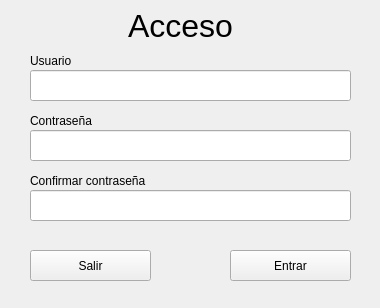
<?xml version="1.0" encoding="UTF-8"?>
<ui version="4.0">
 <class>frmLogin0</class>
 <widget class="QDialog" name="frmLogin0">
  <property name="geometry">
   <rect>
    <x>0</x>
    <y>0</y>
    <width>380</width>
    <height>308</height>
   </rect>
  </property>
  <property name="windowTitle">
   <string>Dialog</string>
  </property>
  <widget class="QPushButton" name="cmdSalir">
   <property name="geometry">
    <rect>
     <x>30</x>
     <y>250</y>
     <width>121</width>
     <height>31</height>
    </rect>
   </property>
   <property name="text">
    <string>Salir</string>
   </property>
   <property name="icon">
    <iconset resource="Imagenes.qrc">
     <normaloff>:/imagenes/Cerrar.jpeg</normaloff>:/imagenes/Cerrar.jpeg</iconset>
   </property>
   <property name="autoDefault">
    <bool>false</bool>
   </property>
  </widget>
  <widget class="QPushButton" name="cmdEntrar">
   <property name="geometry">
    <rect>
     <x>230</x>
     <y>250</y>
     <width>121</width>
     <height>31</height>
    </rect>
   </property>
   <property name="text">
    <string>Entrar</string>
   </property>
   <property name="icon">
    <iconset resource="Imagenes.qrc">
     <normaloff>:/imagenes/aceptar.jpeg</normaloff>:/imagenes/aceptar.jpeg</iconset>
   </property>
   <property name="autoDefault">
    <bool>false</bool>
   </property>
  </widget>
  <widget class="QLineEdit" name="txtUsuario">
   <property name="geometry">
    <rect>
     <x>30</x>
     <y>70</y>
     <width>321</width>
     <height>31</height>
    </rect>
   </property>
  </widget>
  <widget class="QLineEdit" name="txtPasswd">
   <property name="geometry">
    <rect>
     <x>30</x>
     <y>130</y>
     <width>321</width>
     <height>31</height>
    </rect>
   </property>
   <property name="echoMode">
    <enum>QLineEdit::Password</enum>
   </property>
  </widget>
  <widget class="QLineEdit" name="txtPasswd1">
   <property name="geometry">
    <rect>
     <x>30</x>
     <y>190</y>
     <width>321</width>
     <height>31</height>
    </rect>
   </property>
   <property name="echoMode">
    <enum>QLineEdit::Password</enum>
   </property>
  </widget>
  <widget class="QLabel" name="label">
   <property name="geometry">
    <rect>
     <x>30</x>
     <y>50</y>
     <width>131</width>
     <height>21</height>
    </rect>
   </property>
   <property name="frameShape">
    <enum>QFrame::NoFrame</enum>
   </property>
   <property name="text">
    <string>Usuario</string>
   </property>
  </widget>
  <widget class="QLabel" name="label_2">
   <property name="geometry">
    <rect>
     <x>30</x>
     <y>110</y>
     <width>111</width>
     <height>21</height>
    </rect>
   </property>
   <property name="frameShape">
    <enum>QFrame::NoFrame</enum>
   </property>
   <property name="text">
    <string>Contraseña</string>
   </property>
  </widget>
  <widget class="QLabel" name="label_3">
   <property name="geometry">
    <rect>
     <x>30</x>
     <y>170</y>
     <width>161</width>
     <height>21</height>
    </rect>
   </property>
   <property name="frameShape">
    <enum>QFrame::NoFrame</enum>
   </property>
   <property name="text">
    <string>Confirmar contraseña</string>
   </property>
  </widget>
  <widget class="QLabel" name="label_4">
   <property name="geometry">
    <rect>
     <x>20</x>
     <y>10</y>
     <width>321</width>
     <height>31</height>
    </rect>
   </property>
   <property name="font">
    <font>
     <pointsize>24</pointsize>
    </font>
   </property>
   <property name="frameShape">
    <enum>QFrame::NoFrame</enum>
   </property>
   <property name="text">
    <string>Acceso</string>
   </property>
   <property name="alignment">
    <set>Qt::AlignCenter</set>
   </property>
  </widget>
 </widget>
 <resources>
  <include location="Imagenes.qrc"/>
 </resources>
 <connections/>
</ui>
